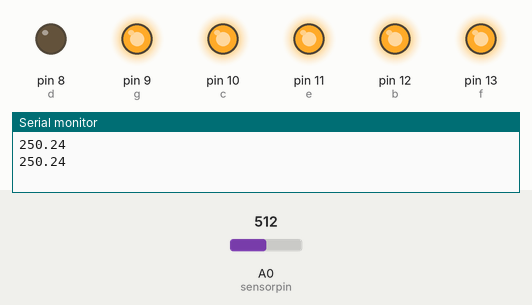
Simulated run of this sketch. Board: Arduino Uno, built with avr-gcc and run on an emulated ATmega328P. On the bench: output pins drawn as LEDs (lit = HIGH), the last lines printed to the serial monitor. The test bench sets the inputs (shaded band); at power-on: A0 (sensorpin) = 512.

Above: at 2.8 s.
2.9 s: A0 (sensorpin) set to 67
5.6 s: A0 (sensorpin) set to 57
At 6.5 s:
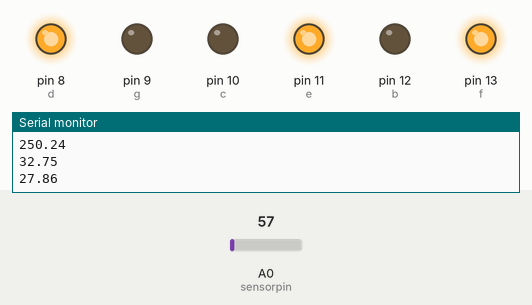
8.3 s: A0 (sensorpin) set to 122
At 10.8 s:
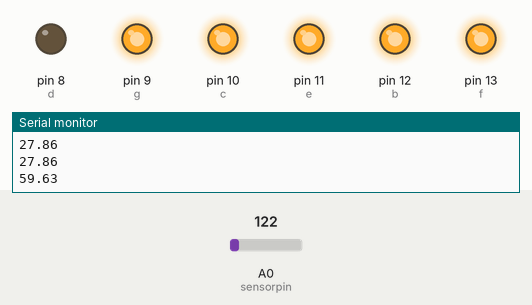
11.5 s: A0 (sensorpin) set to 20
At 12.4 s:
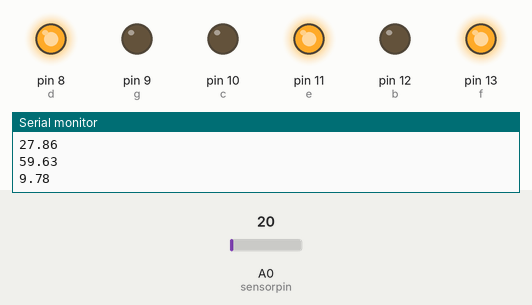
Timing chart, 0 to 14.5 s (numbered marks = the images above; inputs shaded):
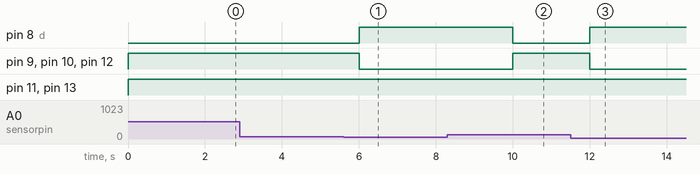

Measured:
- the behaviour switches between 62 and 61 on A0 (sensorpin) (found by bisection; images 0 and 1)
- after the input at 5.6 s, pin 8 (d): LOW → HIGH after 0.40 s; pin 9 (g), pin 10 (c), pin 12 (b): HIGH → LOW after 0.40 s
- after the input at 8.3 s, pin 8 (d): HIGH → LOW after 1.7 s; pin 9 (g), pin 10 (c), pin 12 (b): LOW → HIGH after 1.7 s
- after the input at 11.5 s, pin 8 (d): LOW → HIGH after 0.50 s; pin 9 (g), pin 10 (c), pin 12 (b): HIGH → LOW after 0.50 s

The sketch:

temperature_and_7segment.ino
```cpp
int sensorpin = A0;
int f = 13;
int b = 12;
int e = 11;
int c = 10;
int g = 9;
int d = 8;

float readvalue,mvout,tempc;

void setup() {
  pinMode(f,OUTPUT);
  pinMode(b,OUTPUT);
  pinMode(c,OUTPUT);
  pinMode(e,OUTPUT);
  pinMode(g,OUTPUT);
  pinMode(d,OUTPUT);

  pinMode(sensorpin,INPUT);
  Serial.begin(9600);

  }

void loop() {
  readvalue = analogRead(sensorpin);
  mvout = (5000.0 / 1023.0) * readvalue;
  tempc = mvout / 10;
  Serial.println(tempc);

  if(tempc > 30){
    digitalWrite(f,HIGH);
    digitalWrite(b,HIGH);
    digitalWrite(e,HIGH);
    digitalWrite(c,HIGH);
    digitalWrite(g,HIGH);
     digitalWrite(d,LOW);
  }

  else{
    digitalWrite(f,HIGH);
    digitalWrite(b,LOW);
    digitalWrite(e,HIGH);
    digitalWrite(c,LOW);
    digitalWrite(g,LOW);
    digitalWrite(d,HIGH);
  }
  delay(2000);


}
```
